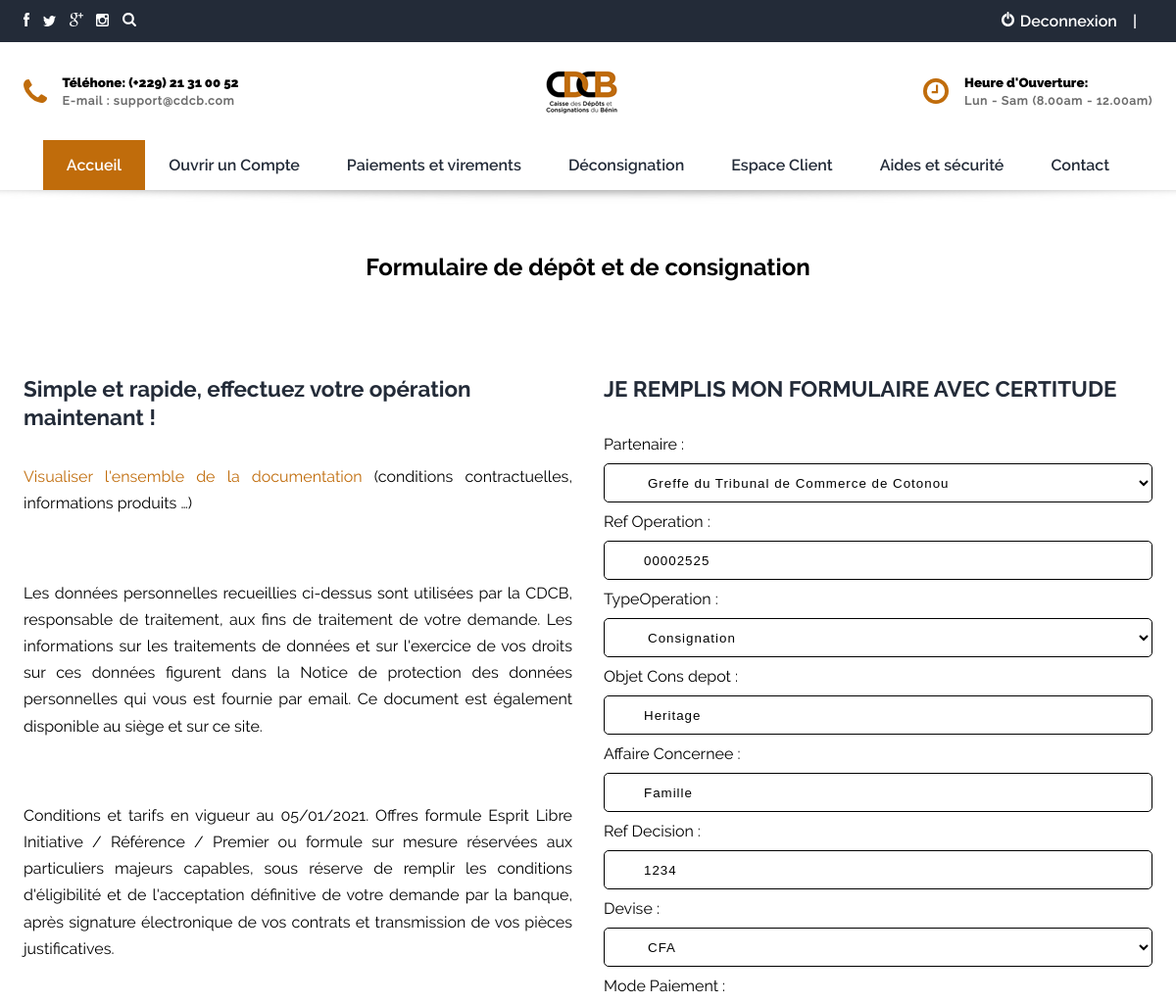
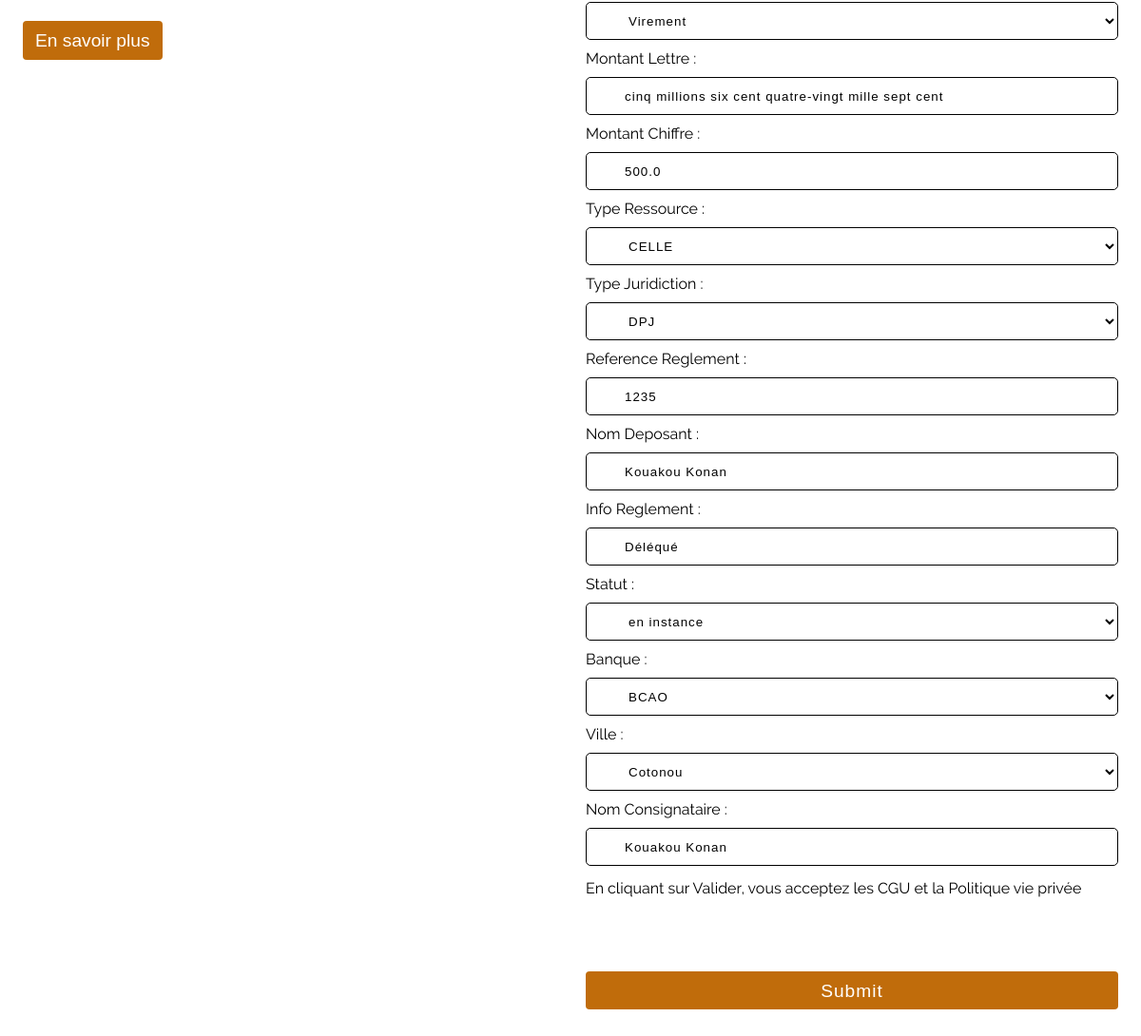
The page /operation/modifier_operation/6 (signed in) on the database its author committed (2 pictures, top to bottom).
### operation/models.py (models this page shows, shortened)
class Operation(models.Model):
    STATUS = (('en instance', 'en instance'),
              ('non valide', 'non valide'),
              ('valide', 'valide'))
    Partenaire = models.ForeignKey(Partenaire, null=True, on_delete=models.SET_NULL)
    Ref_Operation = models.CharField(max_length=50)
    TypeOperation = models.ForeignKey(TypeOperation, null=True, on_delete=models.SET_NULL)             # Key
    Objet_Cons_depot = models.CharField(max_length=200, null=True)
    Affaire_Concernee = models.CharField(max_length=400, null=True)
    Ref_Decision = models.CharField(max_length=50, null=True)
    Devise = models.ForeignKey(Devise, null=True, on_delete=models.SET_NULL)                            # Key
    Mode_Paiement = models.ForeignKey(ModePaiement, null=True, on_delete=models.SET_NULL)               # Key
    Montant_Lettre = models.CharField(max_length=400, null=True)
    Montant_Chiffre = models.FloatField(default=0, null=True)
    Type_Ressource = models.ForeignKey(TypeRessource, null=True, on_delete=models.SET_NULL)             # Key
    Type_Juridiction = models.ForeignKey(TypeJuridiction, null=True, on_delete=models.SET_NULL)         # Key
    Reference_Reglement = models.CharField(max_length=50, null=True)
    Nom_Deposant = models.CharField(max_length=100, null=True)
    Date_Operation = models.DateTimeField(auto_now_add=True, null=True)
    Info_Reglement = models.CharField(max_length=400, null=True)
    Statut = models.CharField(max_length=50, null=True, choices=STATUS, default=STATUS[0])
    Date_Reception_Fonds = models.DateTimeField(auto_now_add=True, null=True)
    Banque = models.ForeignKey(Banque, null=True, on_delete=models.SET_NULL)                            # Key
    Ville = models.ForeignKey(Ville, null=True, on_delete=models.SET_NULL)                              # Key
    Nom_Consignataire = models.CharField(max_length=100, null=True)

### operation/views.py (the view)
# urls.py: path('modifier_operation/<str:pk>', views.modifier_operation, name='modifier_operation'),
@login_required(login_url='login')
def modifier_operation(request, pk):
    operation = Operation.objects.get(id=pk)
    form = OperationForm(instance=operation)
    if request.method == 'POST':
        form = OperationForm(request.POST, instance=operation)
        if form.is_valid():
            form.save()
            return redirect('/dashboard')
    context = {'form': form}
    return render(request, 'operation/ajouter_operation.html', context)

### operation/forms.py
class OperationForm(ModelForm):
    class Meta:
        model = Operation
        fields='__all__'

### operation/models.py (called while the page is built)
    def __str__(self):
        return self.nom

    def __str__(self):
        return self.nom

    def __str__(self):
        return self.nom

    def __str__(self):
        return self.nom

    def __str__(self):
        return self.nom

    def __str__(self):
        return self.nom

    def __str__(self):
        return self.nom

### partenaire/models.py (called while the page is built)
    def __str__(self):
        return self.Denomination_Partenaire

### templates/operation/ajouter_operation.html (shortened to what this page needs)
{% extends 'main.html' %}
{% load static %}
{% block content %}
<head>
    <link href="{%static 'css/style.css'%}" rel="stylesheet">
</head>
<section class="operation-crud">
    <div class="container">
        <h1 class="section-heading">Formulaire de dépôt et de consignation</h1>
        <div class="operation-crud-wrap flex">
            <div class="flex-1 text-operation-crud">
                <h2>Simple et rapide, effectuez votre opération maintenant !</h2>
                <p><a href="#"  class="primary-color">Visualiser l'ensemble de la documentation</a> (conditions contractuelles, informations produits …)</p>
                <p> Les données personnelles recueillies ci-dessus sont utilisées par la CDCB, responsable de
                    traitement,
                    aux fins de traitement de votre demande. Les informations sur les traitements de données et sur
                    l'exercice de vos droits sur ces données figurent dans la Notice de protection des données
                    personnelles
                    qui vous est fournie par email. Ce document est également disponible au siège
                    et sur ce site.</p>
                <p>Conditions et tarifs en vigueur au 05/01/2021. Offres formule Esprit Libre Initiative / Référence /
                    Premier ou formule sur mesure réservées aux particuliers majeurs capables, sous réserve de remplir
                    les
                    conditions d'éligibilité et de l'acceptation définitive de votre demande par la banque, après
                    signature
                    électronique de vos contrats et transmission de vos pièces justificatives.</p>
                    <a href="{% url 'cgu' %}"><button class="btn btn-primary">En savoir plus</button></a>
            </div>
                <div class="flex-1">
                    <h2> JE REMPLIS MON FORMULAIRE AVEC CERTITUDE</h2>
                    <form action="" method="POST">
                        {{form}}
                        <p> En cliquant sur Valider, vous acceptez les CGU et la Politique vie privée</p>
                        <input class="btn btn-primary" name="Envoyer" type="submit">
                    </form>
                </div>
            </div>
        </div>
    </div>
{% endblock %}

### static/css/style.css (style rules this page uses)
:root { --primary:#C06C0B; --secondary:#232B38; --ternary:#6C6C6C; --danger:#FE4545; --pure:#FEFEFE; --light:#F0F0F0; --heaven:#FFFFFF; --footer:#2D333F; --borderColor1:#ddd; }
* { padding:0; margin:0; box-sizing: border-box; }
body { -webkit-font-smoothing:antialiased; font-family: "Raleway-regular"; }
.container { width:100%; padding:o 15px; margin:0 auto; }
@media (min-width:576px) { .container { max-width:540px; } }
@media (min-width: 768px) { .container { max-width: 720px; } }
@media (min-width: 992px) { .container { max-width: 960px; } }
@media (min-width: 1200px) { .container { max-width: 1152px; } }
a { text-decoration: none; color:var(--primary); }
.flex { display:flex; }
.btn { padding:0.75rem 0.75rem; border-radius:4px; -webkit-border-radius:4px; -moz-border-radius:4px; -ms-border-radius:4px; -o-border-radius:4px; line-height:0.8; font-size:1.2rem; cursor: pointer; transition: all 0.3s ease; -webkit-transition: all 0.3s ease; -moz-transition: all 0.3s ease; -ms-transition: all 0.3s ease; -o-transition: all 0.3s ease; border:1px solid transparent; }
.btn-primary { background:var(--primary); color:var(--heaven); }
section { padding:4rem 0; }
.section-heading { font-family:"Raleway-bold"; text-align:center; Position:relative; margin-bottom:6rem; }
.section-heading:after { content:''; display:block; width: 100%; height:30px; background-image:url(../icons/); background-repeat: no-repeat; background-position: center; position:absolute; bottom:-40px; }
.flex-1 { flex:1; }
.text-operation-crud { padding-right: 2rem; }
.primary-color { color:var(--primary); }
section.operation-crud h2 { font-family: "Raleway-bold"; font-size:1.4rem; color:var(--secondary); margin-bottom:2rem; line-height:1.3; }
section.operation-crud p { line-height: 1.7; margin-bottom:4rem; text-align: justify; text-justify: inter-word; }

### templates/operation/ajouter_operation.html (style rules this page uses)
label { font-height: bold; }
input, select { align-items: center; display: grid; grid-template-columns: 1fr 3fr; padding: 10px 10px 10px 40px; width: 100%; height: 40px; background-color: #0000; border: 1px solid #000; margin: 10px 0; outline: none; letter-spacing: 1px; transition: 0.3s; color: #000; border-radius: 5px; align-items: center; }

### rows shown on the page
Operation: Partenaire "Greffe du Tribunal de Commerce de Cotonou", Ref_Operation "00002525", TypeOperation "Consignation", Objet_Cons_depot "Heritage", Affaire_Concernee "Famille", Ref_Decision "1234", Devise "CFA", Mode_Paiement "Virement", Montant_Lettre "cinq millions six cent quatre-vingt mille sept cent", Montant_Chiffre "500.0", Type_Ressource "CELLE", Type_Juridiction "DPJ", Reference_Reglement "1235", Nom_Deposant "Kouakou Konan", Info_Reglement "Déléqué", Statut "en instance", Banque "BCAO", Ville "Cotonou", Nom_Consignataire "Kouakou Konan"
